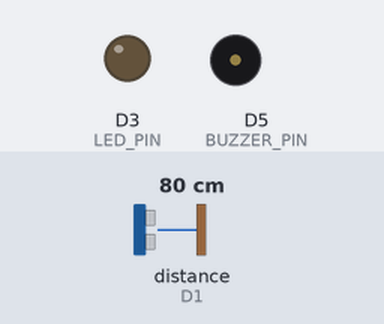
The sketch below on a simulated ESP8266 (NodeMCU). Shown: output pins drawn as LEDs (lit = HIGH), buzzer (waves = sounding). Wiring (inferred from the names in the program): ultrasonic range finder: trigger D0; echo D1. The inputs (shaded band) are chosen by the test bench; at power-on: distance to the obstacle (sensor on D1) 80 cm. The echo pulse lasts 58.3 µs per cm; WiFi joins after 1.5 s; servers stay silent unless stated; random numbers use the default seed unless the sketch sets one; no MQTT or app messages arrive unless stated; pins used as bus, display or sensor lines are not drawn; what the sketch prints to the serial monitor is not drawn.

Above: at 2.7 s.
2.8 s: distance to the obstacle (sensor on D1) set to 56 cm
7.5 s: distance to the obstacle (sensor on D1) set to 46 cm
At 9.6 s:
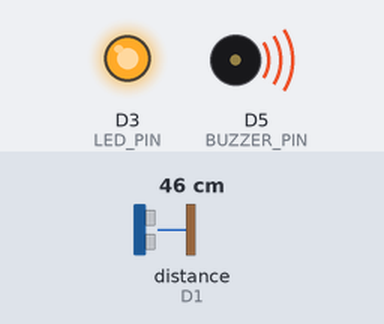
10.5 s: distance to the obstacle (sensor on D1) set to 60 cm
At 13.2 s:
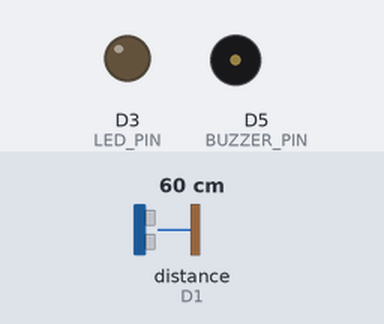
13.5 s: distance to the obstacle (sensor on D1) set to 2 cm
At 15.4 s:
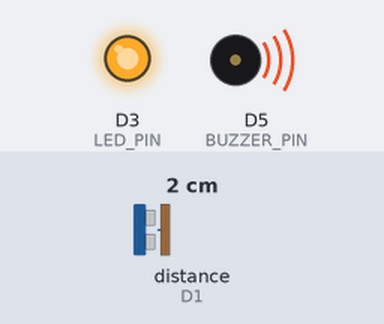
Timing chart, 0 to 16.9 s (numbered marks = the images above; inputs shaded):
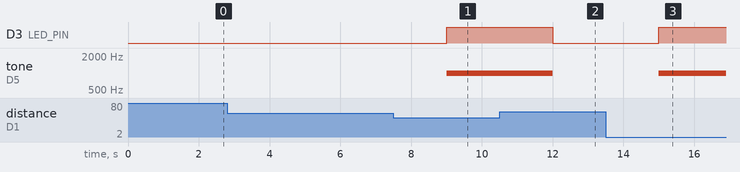

Measured:
- the behaviour switches between 51 and 50 cm on distance to the obstacle (sensor on D1) (found by bisection; images 0 and 1)
- after the input at 7.5 s, D3 (LED_PIN): LOW → HIGH after 1.5 s; tone on D5 (BUZZER_PIN): silent → 1000 Hz after 1.5 s
- after the input at 10.5 s, D3 (LED_PIN): HIGH → LOW after 1.5 s; tone on D5 (BUZZER_PIN): 1000 Hz → silent after 1.5 s
- after the input at 13.5 s, D3 (LED_PIN): LOW → HIGH after 1.5 s; tone on D5 (BUZZER_PIN): silent → 1000 Hz after 1.5 s

The sketch:

smartProximity_Sketch.ino
```cpp
#include <ESP8266WiFi.h>
#include <Firebase_ESP_Client.h>
#include <addons/TokenHelper.h>
#include <addons/RTDBHelper.h>
#include <PubSubClient.h>
#include <WiFiClient.h>

// WiFi credentials
#define WIFI_SSID "eyeFon"
#define WIFI_PASSWORD "12345678"

// Firebase credentials
#define API_KEY "AIzaSyDHUgL8d7RocaacutTOm1ehDWzrbp9g86M"
#define DATABASE_URL "https://smartproximity-26075-default-rtdb.firebaseio.com"
#define USER_EMAIL "xyz@gmail.com"
#define USER_PASSWORD "12345678"

// MQTT Public Broker (no auth)
const char* mqtt_server = "test.mosquitto.org";
const int mqtt_port = 1883;

// Pins
#define TRIG_PIN D0
#define ECHO_PIN D1
#define LED_PIN D3
#define BUZZER_PIN D5

FirebaseData fbdo;
FirebaseAuth auth;
FirebaseConfig config;

WiFiClient wifiClient;
PubSubClient mqttClient(wifiClient);

unsigned long lastSend = 0;
int alertThreshold = 50;  // Default alert threshold

// ========== MQTT CALLBACK ==========
void callback(char* topic, byte* payload, unsigned int length) {
  String message = "";
  for (unsigned int i = 0; i < length; i++) {
    message += (char)payload[i];
  }

  if (String(topic) == "smartproximity/control/led") {
    digitalWrite(LED_PIN, (message == "on") ? HIGH : LOW);
  } else if (String(topic) == "smartproximity/control/buzzer") {
    (message == "on") ? tone(BUZZER_PIN, 1000) : noTone(BUZZER_PIN);
  } else if (String(topic) == "smartproximity/control/threshold") {
    alertThreshold = message.toInt();
    Serial.print("Threshold updated to: ");
    Serial.println(alertThreshold);
  }
}

// ========== MQTT Setup ==========
void setupMQTT() {
  mqttClient.setServer(mqtt_server, mqtt_port);
  mqttClient.setCallback(callback);
}

void reconnectMQTT() {
  while (!mqttClient.connected()) {
    Serial.print("Connecting to MQTT...");
    String clientId = "ESP8266Client-" + String(random(0xffff), HEX);
    if (mqttClient.connect(clientId.c_str())) {
      Serial.println("connected");
      mqttClient.subscribe("smartproximity/control/#");
    } else {
      Serial.print("failed, rc=");
      Serial.print(mqttClient.state());
      Serial.println(" retrying in 5 seconds");
      delay(5000);
    }
  }
}

// ========== Distance Measurement ==========
float getDistanceCM() {
  digitalWrite(TRIG_PIN, LOW);
  delayMicroseconds(2);
  digitalWrite(TRIG_PIN, HIGH);
  delayMicroseconds(10);
  digitalWrite(TRIG_PIN, LOW);
  long duration = pulseIn(ECHO_PIN, HIGH);
  return duration * 0.034 / 2;
}

void controlAlerts(float distance, String& alertMsg) {
  if (distance > 0 && distance < alertThreshold) {
    digitalWrite(LED_PIN, HIGH);
    tone(BUZZER_PIN, 1000);
    alertMsg = "Object nearby / Alert ON";
  } else {
    digitalWrite(LED_PIN, LOW);
    noTone(BUZZER_PIN);
    alertMsg = "Clear / Alert OFF";
  }
}

// ========== Setup ==========
void setup() {
  Serial.begin(115200);

  pinMode(TRIG_PIN, OUTPUT);
  pinMode(ECHO_PIN, INPUT);
  pinMode(LED_PIN, OUTPUT);
  pinMode(BUZZER_PIN, OUTPUT);

  // WiFi
  WiFi.begin(WIFI_SSID, WIFI_PASSWORD);
  Serial.print("Connecting to WiFi");
  while (WiFi.status() != WL_CONNECTED) {
    delay(500);
    Serial.print(".");
  }
  Serial.println("\nWiFi connected");

  // Firebase
  config.api_key = API_KEY;
  config.database_url = DATABASE_URL;
  auth.user.email = USER_EMAIL;
  auth.user.password = USER_PASSWORD;
  config.token_status_callback = tokenStatusCallback;
  Firebase.begin(&config, &auth);
  Firebase.reconnectNetwork(true);

  // MQTT
  setupMQTT();
}

// ========== Loop ==========
void loop() {
  if (!mqttClient.connected()) reconnectMQTT();
  mqttClient.loop();

  if (Firebase.ready() && millis() - lastSend > 3000) {
    lastSend = millis();

    float distance = getDistanceCM();
    Serial.print("Distance: ");
    Serial.print(distance);
    Serial.println(" cm");

    String alertMsg;
    controlAlerts(distance, alertMsg);

    // Firebase Upload
    if (!Firebase.RTDB.setFloat(&fbdo, "/distance/cm", distance)) {
      Serial.println("Firebase distance update failed: " + fbdo.errorReason());
    }
    if (!Firebase.RTDB.setString(&fbdo, "/alerts/status", alertMsg)) {
      Serial.println("Firebase alert update failed: " + fbdo.errorReason());
    }

    // MQTT Publish
    mqttClient.publish("smartproximity/distance", String(distance).c_str(), true);
    mqttClient.publish("smartproximity/alert", alertMsg.c_str(), true);
  }
}
```
